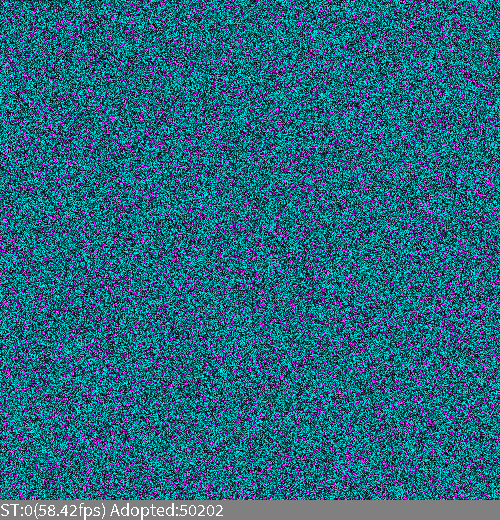
Frame 1 (no input)
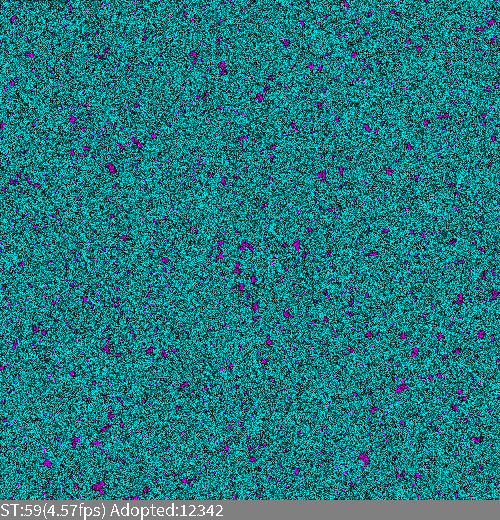
Frame 60 (the mouse pressed at the canvas centre just before this capture)
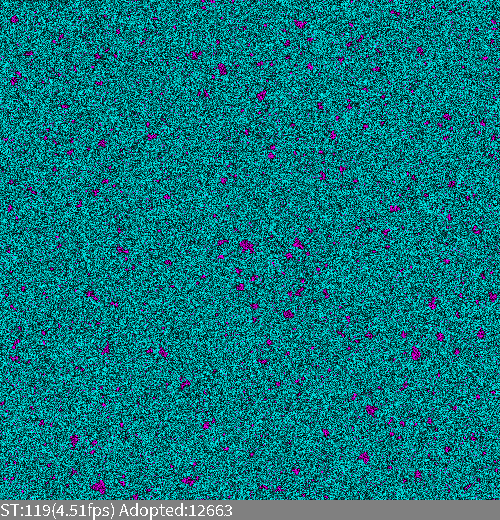
Frame 120 (the mouse held since frame 60 and released just before this capture)

The Processing sketch that drew these frames (run headless with seeded random() and noise(); from frame 60 on, the mouse is pressed at the canvas centre):

// Processing sketch: asynchronic2DsocImpNoise
// ── asynchronic2DsocImpNoise.pde
/// "Extended Moore Nowak-Latane Social Impact" with noise & bias for 1
/// Two-dimensional, asynchronous cellular automaton with extended Moore neigh.
//*/////////////////////////////////////////////////////////////////////////////////////////

final int     WorldSide=500;   //Side length of simulation world (square)
final float   Dens=0.20;       //.01; //Initial density of 1 in the Attitude
final int     MaxStrength=100; //Maximum persuasive power

final int     Bias=10;    //Bias for 1
final float   Noise=0.05; //Ratio of random switches of attitudes
final int     MooreRad=1; //Radius of extended Moore neigh.


int FR=100; //desired simulation speed

int[][] Strength=new int[WorldSide][WorldSide]; //cogency/persuasive power

int[][] Attitude=new int[WorldSide][WorldSide]; //Current attitude

void setup()
{
  size(500,520); //square canvas with status line
  noSmooth();    //much faster drawing
  frameRate(FR);
  initialisation(); //Initial state of the model
}

int t=0;        // is global
int Adopted=0;  // is global

void draw() // uses global t
{  
  visualisation3();
  status();  
  addNoise();
  asyncStep();  
  t++; //next step
}

void initialisation() // fill global Attitude,Strength 
{
  for(int i=0;i<WorldSide;i++) 
    for(int j=0;j<WorldSide;j++) 
    {
      if(random(1.0)<Dens)
        Attitude[i][j]=1;
       
      Strength[i][j]=int(random(MaxStrength));
    }
}

void addNoise()
{
  int N=int(WorldSide*WorldSide*Noise);
  for(int a=0;a<N;a++)
  {
    int i=int(random(WorldSide));
    int j=int(random(WorldSide));
    if(Attitude[i][j]==0) Attitude[i][j]=1; else  Attitude[i][j]=0;
  }
}

void visualisation1()
{
  for(int i=0;i<WorldSide;i++)
    for(int j=0;j<WorldSide;j++) 
    {                      
      switch(Attitude[i][j]){ 
      case 1:stroke(255,255,0);break; //Yellow
      case 0:stroke(0,0,0);break;
      default: stroke(255,0,0); //"emergency color" - RED
      break;
      } 
    point(i,j);
    }
}

void visualisation2()
{
  for(int i=0;i<WorldSide;i++)
    for(int j=0;j<WorldSide;j++)
    {                      
      switch(Attitude[i][j]){ 
      case 1:stroke((100+t*10)%256,(100+t*10)%256,0);break; //yellow shades
      case 0:stroke(0,0,(100+t*10)%256);break; //blue shades
      default: stroke(255,0,0); //"emergency color" - RED
      break;
      } 
      point(i,j);
    }
}

void visualisation3() // modifies global Adopted
{
  float mult=255.0/MaxStrength;
  Adopted=0; //Simplest statistics
  for(int i=0;i<WorldSide;i++)
    for(int j=0;j<WorldSide;j++)
    {                      
      float stre=mult*Strength[i][j]; //print(stre+" ");
      switch(Attitude[i][j]){ 
      case 1:stroke(stre,0,stre);Adopted++;break; //magenta shades
      case 0:stroke(0,stre,stre);break; //cyan shades
      default: stroke(255,0,0); //"emergency color" - RED
      break;
      } 
      point(i,j);
    }
}

void asyncStep() // asynchronous step
{
  int N=WorldSide*WorldSide;
  for(int a=0;a<N;a++)
  {      
    int i=int(random(WorldSide));
    int j=int(random(WorldSide));
    // RULE: you assume a state more common in your vicinity     
    int sum0  = 0, sum1  = Bias; //sums of strength "points"
          
    for(int k=i-MooreRad;k<=i+MooreRad;k+=1)
      for(int m=j-MooreRad;m<=j+MooreRad;m+=1)
      {
        int K=(WorldSide+k)%WorldSide; //Implement TORUS
        int M=(WorldSide+m)%WorldSide; //calculation
      
        if(Attitude[K][M]==0 ) 
          sum0+=Strength[K][M]; 
        else 
          sum1+=Strength[K][M];    
      }
   
    if(sum0>sum1) 
      Attitude[i][j]=0;
    else 
      Attitude[i][j]=1;
  }
}
   

void status()
{
  fill(128);noStroke();rect(0,height,width,-20);
  fill(255);
  textSize(18);textAlign(LEFT,BOTTOM);
  text("ST:"+t+"("+nf(frameRate,0,2)+"fps) Adopted:"+str(Adopted),0,height);
}


/// @date 2025-11-10 ( → https://github.com/borkowsk/bookProcessingEN)
